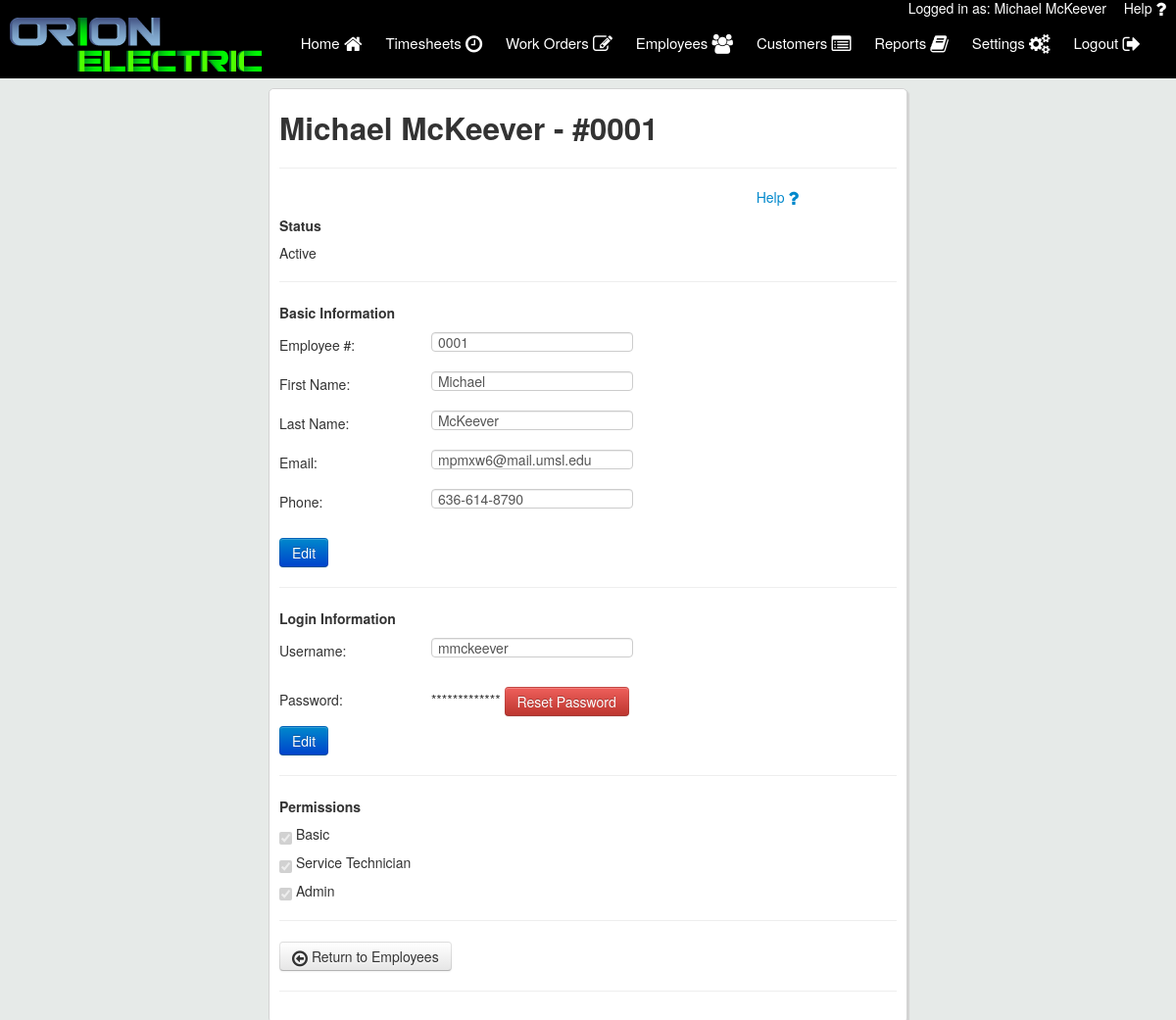
Screenshot of /employee_details.php?emp_id=1 (signed in) with the database file from the repository.
### tables this page shows
CREATE TABLE `users` (
  `user_id` int(11) NOT NULL,
  `first_name` varchar(50) NOT NULL,
  `last_name` varchar(50) NOT NULL,
  `email` varchar(50) NOT NULL,
  `username` varchar(50) NOT NULL,
  `password` varchar(50) NOT NULL,
  `emp_num` int(11) NOT NULL,
  `is_tech` varchar(3) NOT NULL,
  `is_admin` varchar(3) NOT NULL,
  `user_phone` varchar(12) NOT NULL,
  `is_deleted` varchar(3) NOT NULL
);

### includes/form_handlers/employee_details_handler.php (called while the page is built, shortened)
<?php
if(isset($_GET['emp_id'])){
    $empId = $_GET['emp_id'];
    $query = mysqli_query($con, "SELECT * FROM users WHERE user_id='$empId'");
    $row = mysqli_fetch_array($query);
    $empNum = $row['emp_num'];
    $firstName = $row['first_name'];
    $lastName = $row['last_name'];
    $empUsername = $row['username'];
    $email = $row['email'];
    $phone = $row['user_phone'];
    $isDeleted = $row['is_deleted'];
    if ($isDeleted == "yes"){
        $status = "Inactive";
        echo '
        <script>
        $(document).ready(function() {
            $("#deactivate").hide();
            $("#activate").show();
        });
        </script>
        ';
    } else {
        $status = "Active";
    }
}
?>

### employee_details.php (the view, shortened to what this page needs)
<?php
    include("includes/header.php");
    include("includes/form_handlers/employee_details_handler.php");
?>
    <div class="main_column column">
        <h2><?php echo $firstName . ' ' . $lastName; ?> - #<?php echo sprintf("%04d", $empNum);?></h2>
        <hr>
        <a href="user_manual.pdf#page=11" target="_blank" style="float: right; padding: 0 100px;">Help <i class="fa fa-question fa-lg"></i></a><br>
        <h5>Status</h5>
        <p><?php echo $status; ?> </p>
        <hr>
        <h5>Basic Information</h5>
        <form active="employee_details.php?emp_id=<?php echo $empId; ?>" method="POST">
        <p><label>Employee #:</label> <input type="text" id="emp_num" name="emp_num" maxlength="4" value="<?php echo sprintf("%04d", $empNum);?>" disabled> </p>
        <p><label>First Name:</label> <input type="text" id="first_name" name="first_name" maxlength="25" value="<?php echo $firstName; ?>" disabled></p>
        <p><label>Last Name:</label> <input type="text" id="last_name" name="last_name" maxlength="25" value="<?php echo $lastName; ?>" disabled></p>
        <p><label>Email:</label> <input type="email" id="email" name="email" maxlength="50" value="<?php echo $email; ?>" disabled></p>
        <p><label>Phone:</label> <input type="text" id="phone" name="phone" minlength="12" maxlength="12" value="<?php echo $phone; ?>" disabled></p>
        </form>
        <p><button type="button" class="btn btn-primary" id="edit_basic">Edit</button></p>
        <hr>
        <h5>Login Information</h5>
        <form active="employee_details.php?emp_id=<?php echo $empId; ?>" method="POST" id="login_form">
        <p><label>Username:</label> <input type="text" id="username" name="username" maxlength="25" value="<?php echo $empUsername; ?>" disabled></p>
        </form>
        <p><label>Password:</label> *************
        	<a href="reset_password.php?emp_id=<?php echo $empId;?>">
        		<button class="btn btn-danger">Reset Password</button></p>
        <p><button type="button" class="btn btn-primary" id="edit_login">Edit</button></p>
        <hr>
        <h5>Permissions</h5>
        <form active="employee_details.php?emp_id=<?php echo $empId; ?>" method="POST">
        <p><input type="checkbox" checked disabled> Basic</p>
        <p><input type="checkbox" id="is_tech" name="is_tech" disabled> Service Technician</p>
        <p><input type="checkbox" id="is_admin" name="is_admin" disabled> Admin</p>
        </form>
        <hr>
        <a href="employees.php">
            <button type="button" class="btn btn-secondary">
            <i class="fa fa-arrow-circle-o-left fa-lg"></i> Return to Employees
            </button>
        </a>
        <hr>
    </div>
</div>
</body>
</html>

### includes/header.php (shortened to what this page needs)
<?php
    require 'config/config.php';
    if (isset($_SESSION['username'])){
        $userLoggedIn = $_SESSION['username'];
		$user_details_query = mysqli_query($con,"SELECT * FROM users WHERE username='$userLoggedIn' AND is_deleted='no'");
		if(mysqli_num_rows($user_details_query)==1){
			$user = mysqli_fetch_array($user_details_query);
		}else{
			unset($_SESSION['username']);
			header("Location: login.php");
		}
    }
    else {
        header("Location: login.php");
    }
?>
<html>
<head>
	<link rel="stylesheet" type="text/css" href="//maxcdn.bootstrapcdn.com/font-awesome/4.3.0/css/font-awesome.min.css">
    <link rel="stylesheet" type="text/css" href="assets/css/bootstrap.css">
	<link rel="stylesheet" type="text/css" href="assets/css/style.css">
	<link rel="stylesheet" type="text/css" href="assets/css/jquery-ui.min.css">
</head>
<body>
	<div class="user_logged">
		Logged in as: <?php echo $user['first_name'] .' ' . $user['last_name'];?>&nbsp;&nbsp;
		<a href="user_manual.pdf" target="_blank" style="float: right; padding: 0 10px; color: #fff; ">Help <i class="fa fa-question fa-lg"></i></a>
	</div>
    <div class="top_bar">
		<div class="logo">
			<a href="index.php"><img src="assets/logos/orionelectric.png"></a>
		</div>
		<nav id="desktop">
			<ul>
			<a href="index.php">
				Home <i class="fa fa-home fa-lg"></i>
			</a>
			<a href="timesheets.php">
				Timesheets <i class="fa fa-clock-o fa-lg"></i>
            </a>
			<a href="workorders.php" id="workorder_nav" style="display: none;">
				Work Orders <i class="fa fa-pencil-square-o fa-lg"></i>
			</a>
			<a href="employees.php" id="emp_nav" style="display: none;">
				Employees <i class="fa fa-users fa-lg"></i>
			</a>
            <a href="customers.php" id="cust_nav" style="display: none;">
				Customers <i class="fa fa-list-alt fa-lg" ></i>
			</a>
            <a href="reports.php" id="rep_nav" style="display: none;">
				Reports <i class="fa fa-book fa-lg" ></i>
			</a>
			<a href="settings.php">
				Settings <i class="fa fa-cogs fa-lg"></i>
			</a>
			<a href="includes/handlers/logout.php">
				Logout <i class="fa fa-sign-out fa-lg"></i>
			</a>
		</ul>
		</nav>
	</div>
	<div class="wrapper">

### assets/css/style.css (style rules this page uses)
body { line-height: 17px; background-color: #e6eae8; }
.user_logged { width: 100%; background-color: black; color: #fff; text-align: right; position: fixed; height: 10px; z-index: 11; }
.top_bar { width: 100%; height: 70px; background-color: black; margin:10px 0 10px 0; display: inline-flex; position: fixed; z-index: 10; }
.logo img { margin-left: 10px; position: relative; top: 8px; z-index: 3; }
nav { float: right; right: 1px; position: absolute; margin: 25px; }
nav a { position: relative; color: #fff; text-decoration: none; font-size: 15px; padding: 25px 0; margin: -25px 10px; display: inline-block; height: 50px; }
.wrapper { margin: 0 auto; top: 90px; position: relative; padding: 0 10px; width: 75%; }
.column { background-color: #fff; padding: 10px; border: 1px solid #d3d3d3; border-radius: 5px; box-shadow: 2px 2px 1px #d3d3d3; z-index: -1; }
.main_column { margin: 0 auto; width: 70%; z-index: -1; min-height: 160px; }
label { min-width: 150px; display: inline-block; padding-right: 1px; }
input:read-only { background-color: #fff; cursor: pointer; }

### rows the page displays
users: first_name "Michael", last_name "McKeever", emp_num "0001", is_deleted "Active", email "mpmxw6@mail.umsl.edu", phone "636-614-8790", username "mmckeever"
